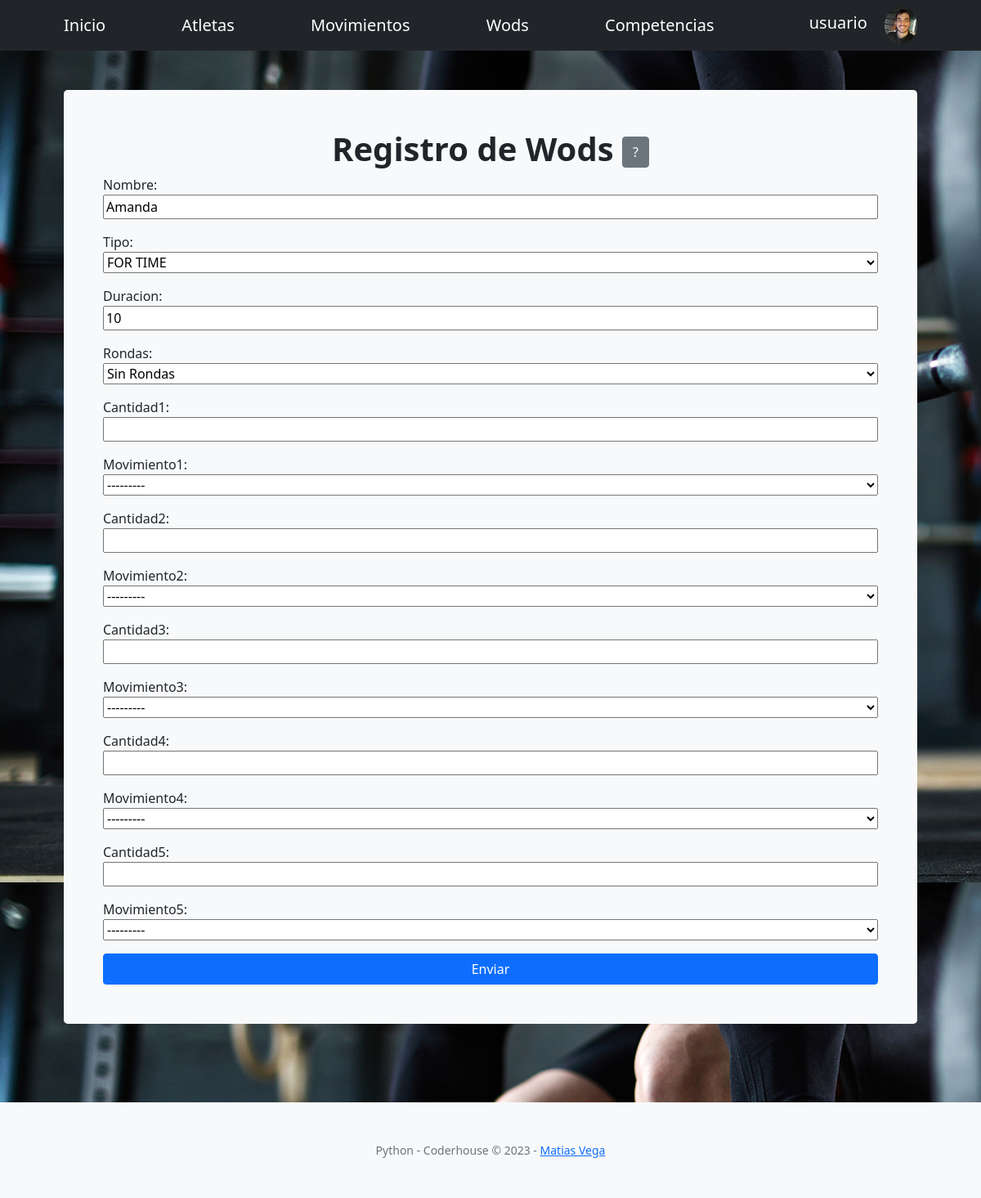
Page /AppCoder/editarWods/Amanda (signed in) on the committed database.
### AppCoder/models.py (models this page shows, shortened)
class AvatarImagen(models.Model):
    usuario = models.ForeignKey(User, on_delete = models.CASCADE)
    imagen = models.ImageField(upload_to="avatares", null=True, blank=True)

class Wod(models.Model):
    nombre = models.CharField(max_length=40)
    duracion = models.IntegerField()
    tipo = models.CharField(
        max_length=10,
        choices= TIPOS,
        default='TABATA',
    )
    rondas = models.CharField(
        max_length=10,
        choices= RONDAS,
        default='Sin Rondas',
    )
    cantidad1 = models.IntegerField(blank=True, default=0)
    movimiento1 = models.ForeignKey(Movimiento, related_name='movimientos1', on_delete=models.CASCADE, blank=True, default= None)
    cantidad2 = models.IntegerField(null=True, blank=True, default=0)
    movimiento2 = models.ForeignKey(Movimiento, related_name='movimientos2', on_delete=models.CASCADE, null=True, blank=True, default= None)
    cantidad3 = models.IntegerField(blank=True, null=True, default=0)
    movimiento3 = models.ForeignKey(Movimiento, related_name='movimientos3', on_delete=models.CASCADE, null=True, blank=True, default= None)
    cantidad4 = models.IntegerField(blank=True, null=True, default=0)
    movimiento4 = models.ForeignKey(Movimiento, related_name='movimientos4', on_delete=models.CASCADE, null=True, blank=True, default= None)
    cantidad5 = models.IntegerField(blank=True, null=True, default=0)
    movimiento5 = models.ForeignKey(Movimiento, related_name='movimientos5', on_delete=models.CASCADE, null=True, blank=True, default= None)

class Movimiento(models.Model):
    nombre= models.CharField(max_length=30)
    descripcion= models.CharField(max_length=1000)
    explicacion= models.CharField(max_length=200)
    imagen = models.ImageField(upload_to="movimientos", null=True, blank=True)
    dificultad = models.CharField(
        max_length=10,
        choices= VARIABLES,
        default='normal',
    )
    def __str__(self):
        return self.nombre.upper() + ": " + self.descripcion

### AppCoder/views.py (the view)
# urls.py: path("editarWods/<wod_nombre>", editarWod, name="Editar Wod"), # Crear Wod
@staff_member_required
def editarWod(request, wod_nombre):
    wodEditar = Wod.objects.get(nombre = wod_nombre)
    if request.method == 'POST':
        miFormulario = WodFormulario(request.POST)
        if miFormulario.is_valid():
            infoDic = miFormulario.cleaned_data # La info formulario pasa a diccionario
            wodEditar.nombre = infoDic["nombre"]
            wodEditar.tipo = infoDic["tipo"]
            wodEditar.duracion = infoDic["duracion"]
            wodEditar.save()
            mensaje = "Se editó el wod"
            return render(request, "AppCoder/inicio.html", {"mensaje": mensaje})
    else:
        miFormulario = WodFormulario(initial={  "nombre": wodEditar.nombre,
                                                "tipo": wodEditar.tipo,
                                                "duracion": wodEditar.duracion})
    return render(request, "AppCoder/Wod/editarWods.html", {"formulario1":miFormulario})

### AppCoder/forms.py
class WodFormulario(forms.ModelForm):
    class Meta:
        model = Wod
        fields = ['nombre','tipo','duracion', 'rondas']
    cantidad1 = forms.IntegerField()
    movimiento1 = forms.ModelChoiceField(queryset=Movimiento.objects.all())
    cantidad2 = forms.IntegerField(required=False )
    movimiento2 = forms.ModelChoiceField(queryset=Movimiento.objects.all(), required=False)
    cantidad3 = forms.IntegerField(required=False )
    movimiento3 = forms.ModelChoiceField(queryset=Movimiento.objects.all(), required=False )
    cantidad4 = forms.IntegerField(required=False )
    movimiento4 = forms.ModelChoiceField(queryset=Movimiento.objects.all(), required=False )
    cantidad5 = forms.IntegerField(required=False )
    movimiento5 = forms.ModelChoiceField(queryset=Movimiento.objects.all(), required=False )

### AppCoder/templates/AppCoder/Wod/editarWods.html (shortened to what this page needs)
{% extends "AppCoder/padre.html" %}
{% load static %}
{% block titulo %}
Registro de Wods
<button onclick="showPopup()" class="btn btn-secondary btn-xl" type="Submit">
    <span>?</span>
</button>
{% endblock %}
{% block formulario %}
<form action="" method="POST" enctype="multipart/form-data"> {% csrf_token %}
    {{formulario1.as_p}}
    <input class="btn btn-primary btn-xl" type="Submit" value="Enviar">
</form>
{% endblock %}

### AppCoder/templates/AppCoder/padre.html (shortened to what this page needs)
<!DOCTYPE html>
<html lang="en">
    <head> {% load static %}
        <link href="https://cdn.jsdelivr.net/npm/bootstrap-icons@1.5.0/font/bootstrap-icons.css" rel="stylesheet" />
        <link href="https://cdnjs.cloudflare.com/ajax/libs/SimpleLightbox/2.1.0/simpleLightbox.min.css" rel="stylesheet" />
        <link href="{% static 'AppCoder/css/styles.css' %}" rel="stylesheet" />
    </head>
    <body id="page-top" style="background-image: url('/media/fondo/bg-masthead.jpg')">
        <nav class="navbar navbar-expand-lg navbar-dark bg-dark">
            <div class="container px-4 px-lg-5">
                <a class="navbar-brand" href="{% url 'Ver Scores' %}">Inicio</a>
                <a class="navbar-brand" href="{% url 'Ver Atletas' %}">Atletas</a>
                <a class="navbar-brand" href="{% url 'Ver Movimientos' %}">Movimientos</a>
                <a class="navbar-brand" href="{% url 'Ver Wods' %}">Wods</a>
                <a class="navbar-brand" href="{% url 'Ver Competencias' %}">Competencias</a>
                {% if request.user.is_authenticated %}
                <li class="nav-item dropdown">
                            {% with  request.user.avatarimagen_set.last as first_image %}
                            <a class="navbar-brand">  {{ request.user }}  </a>
                            {% if first_image %}
                                <img class="rounded-circle" width ="40px" href="#" role="button" data-bs-toggle="dropdown" aria-expanded="false" id="navbarDropdownPortfolio" src="{{first_image.imagen.url}}" href="{% url 'Cambiar Avatar' %}" alt="Datos de mi cuenta">
                            {% else %}
                                <img class="rounded-circle" width ="40px" href="#" role="button" data-bs-toggle="dropdown" aria-expanded="false" id="navbarDropdownPortfolio" src="/media/avatarSinAvatar.jpg" href="{% url 'Cambiar Avatar' %}" alt="Datos de mi cuenta">
                            {% endif %}
                                {% endwith %}
                        </li>
            </div>
                {% else %}
                <a class="btn btn-outline-primary btn-xl" href="{% url 'Log In' %}">Iniciar Sesión</a>
                <a class="btn btn-primary btn-xl" href="{% url 'Sign Up' %}">Registrarse</a>
                {% endif %}
        </nav>
        <section class="py-5" >
            <div class="container px-5" >
                <div class="bg-light rounded-3 py-5 px-4 px-md-5 mb-5">
                    <div class="text-center">
                        <h1 class="fw-bolder">
                            {% block titulo %}
                            {%endblock%}
                        </h1>
                </div>
                    <div>
                        {% block formulario %}
                        {%endblock%}
                    </div>
                </div>
        </section>
        <footer class="bg-light py-5">
            <div class="container px-4 px-lg-5"><div class="small text-center text-muted">Python - Coderhouse &copy; 2023 - <a href="{% url 'About' %}">Matias Vega</a></div></div>
        </footer>
    </body>
</html>

### rows in the picture
AvatarImagen: imagen (picture)
Wod: nombre "Amanda"

### other values in the picture
{{ request.user }} "usuario"
